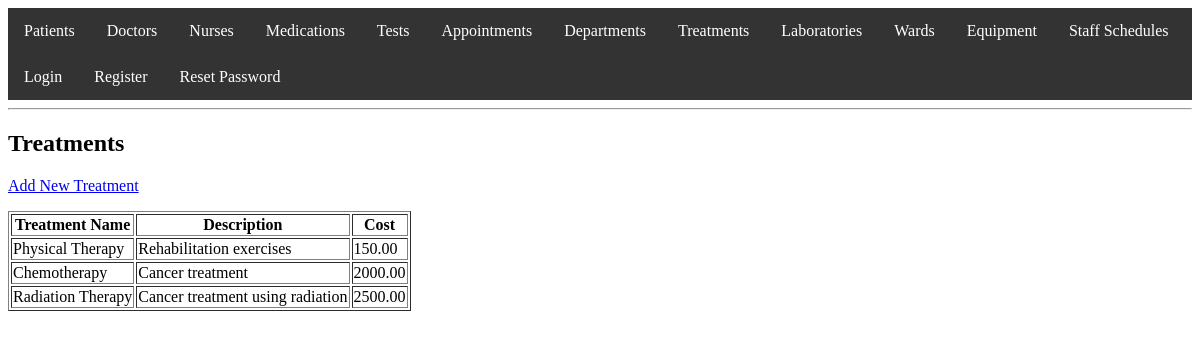
/treatment/view_treatments.php, run on the app's committed database.
### tables this page shows
CREATE TABLE Treatments (
                            treatment_id INT PRIMARY KEY AUTO_INCREMENT,
                            name VARCHAR(100),
                            description TEXT,
                            cost DECIMAL(10, 2)
);

### treatment/view_treatments.php (the view, shortened to what this page needs)
<?php
include '../auth.php';
include '../header.php';
$sql = "SELECT * FROM Treatments";
$result = $conn->query($sql);
?>
<h2>Treatments</h2>
<p><a href="add_treatment_form.php">Add New Treatment</a></p>
<table border="1">
    <tr>
        <th>Treatment Name</th>
        <th>Description</th>
        <th>Cost</th>
    </tr>
    <?php while ($treatment = $result->fetch_assoc()): ?>
        <tr>
            <td><?php echo htmlspecialchars($treatment['name']); ?></td>
            <td><?php echo htmlspecialchars($treatment['description']); ?></td>
            <td><?php echo htmlspecialchars($treatment['cost']); ?></td>
        </tr>
    <?php endwhile; ?>
</table>
<?php
include '../footer.php';
?>

### data on the page
treatments: name "Physical Therapy", description "Rehabilitation exercises", cost "150.00"
treatments: name "Chemotherapy", description "Cancer treatment", cost "2000.00"
treatments: name "Radiation Therapy", description "Cancer treatment using radiation", cost "2500.00"
